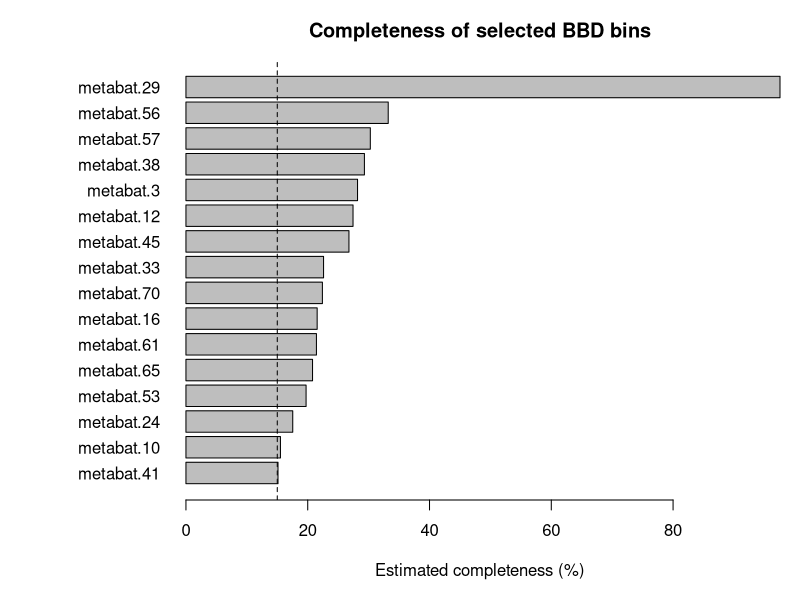
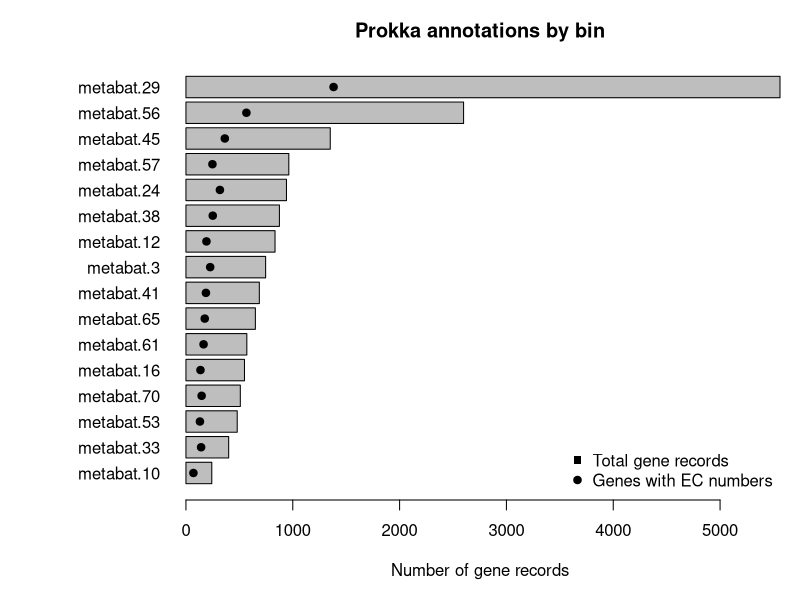

Source code (R) for these figures, in order:
## ---- chunk 1
knitr::opts_chunk$set(
  echo = TRUE,
  message = FALSE,
  warning = FALSE,
  fig.width = 8,
  fig.height = 5,
  out.width = "100%"
)

options(knitr.kable.NA = "")
## ---- chunk 2
assembly_summary <- data.frame(
  Metric = c(
    "Total assembly length",
    "Number of contigs",
    "Average contig length",
    "Largest contig",
    "N50",
    "MetaBAT bins",
    "Bins selected for annotation"
  ),
  Result = c(
    "66,580,369 bp",
    "7,972",
    "8,351.78 bp",
    "4,706,700 bp",
    "13,029 bp",
    "70",
    "16"
  )
)

knitr::kable(
  assembly_summary,
  caption = "Table 1. Summary of the BBD metagenome assembly and binning results."
)
## ---- chunk 3
checkm <- data.frame(
  Bin = c(
    "metabat.29", "metabat.56", "metabat.57", "metabat.38",
    "metabat.3", "metabat.12", "metabat.45", "metabat.33",
    "metabat.70", "metabat.16", "metabat.61", "metabat.65",
    "metabat.53", "metabat.24", "metabat.10", "metabat.41"
  ),
  Marker_lineage = c(
    "Cyanobacteria", "Clostridiales", "Bacteria", "Bacteria",
    "Deltaproteobacteria", "algicola", "Proteobacteria", "Clostridiales",
    "Bacteria", "Bacteria", "Bacteria", "Deltaproteobacteria",
    "Bacteria", "Bacteria", "Bacteria", "Deltaproteobacteria"
  ),
  Completeness = c(
    97.56, 33.22, 30.28, 29.31,
    28.18, 27.44, 26.77, 22.60,
    22.41, 21.55, 21.43, 20.79,
    19.73, 17.54, 15.52, 15.12
  ),
  Contamination = c(
    0.67, 1.77, 0.00, 0.00,
    0.13, 0.00, 0.00, 0.00,
    0.00, 0.00, 0.00, 0.00,
    0.00, 0.00, 0.00, 0.00
  )
)

knitr::kable(
  checkm,
  digits = 2,
  caption = "Table 2. CheckM results for the 16 bins with more than 15% estimated completeness."
)
## ---- chunk 4
plot_order <- order(checkm$Completeness)

par(mar = c(5, 9, 3, 1))

barplot(
  checkm$Completeness[plot_order],
  names.arg = checkm$Bin[plot_order],
  horiz = TRUE,
  las = 1,
  xlab = "Estimated completeness (%)",
  main = "Completeness of selected BBD bins"
)

abline(v = 15, lty = 2)
## ---- chunk 5
taxonomy <- data.frame(
  Bin = c(
    "metabat.29",
    "metabat.12",
    "metabat.16",
    "metabat.38",
    "metabat.57",
    "metabat.3",
    "metabat.41"
  ),
  Phylum = c(
    "Cyanobacteria",
    "Bacteroidota",
    "Campylobacterota",
    "Campylobacterota",
    "Campylobacterota",
    "Desulfobacterota",
    "Desulfobacterota_I"
  ),
  Family = c(
    "Desertifilaceae",
    "Flavobacteriaceae",
    "Arcobacteraceae",
    "Arcobacteraceae",
    "Arcobacteraceae",
    "Desulforegulaceae",
    "Desulfovibrionaceae"
  ),
  Genus_or_species = c(
    "Roseofilum reptotaenium_A",
    "DT-34",
    "Poseidonibacter",
    "Halarcobacter",
    "Halarcobacter",
    "Unclassified genus",
    "Maridesulfovibrio"
  ),
  Completeness = c(
    97.56, 27.44, 21.55, 29.31, 30.28, 28.18, 15.12
  ),
  Contamination = c(
    0.67, 0.00, 0.00, 0.00, 0.00, 0.13, 0.00
  )
)

knitr::kable(
  taxonomy,
  digits = 2,
  caption = "Table 3. Curated GTDB-Tk classifications for bins most relevant to the BBD community and pathway interpretation."
)
## ---- chunk 6
prokka_summary <- read.delim(
  "prokka_gene_summary.tsv",
  header = TRUE,
  stringsAsFactors = FALSE
)

total_genes <- sum(prokka_summary$Genes)
genes_with_ec <- sum(prokka_summary$Genes_with_EC)
ec_percentage <- 100 * genes_with_ec / total_genes

knitr::kable(
  prokka_summary,
  caption = "Table 4. Number of Prokka gene records and EC-number annotations in each selected bin."
)
## ---- chunk 7
gene_order <- order(prokka_summary$Genes)

par(mar = c(5, 9, 3, 1))

bar_positions <- barplot(
  prokka_summary$Genes[gene_order],
  names.arg = prokka_summary$Bin[gene_order],
  horiz = TRUE,
  las = 1,
  xlab = "Number of gene records",
  main = "Prokka annotations by bin"
)

points(
  prokka_summary$Genes_with_EC[gene_order],
  bar_positions,
  pch = 19
)

legend(
  "bottomright",
  legend = c("Total gene records", "Genes with EC numbers"),
  pch = c(15, 19),
  bty = "n"
)
## ---- chunk 8
minpath_results <- data.frame(
  Pathway = c(
    "PWY-101: photosynthesis light reactions",
    "PWY-101: photosynthesis light reactions",
    "PWY-101: photosynthesis light reactions",
    "PWY-101: photosynthesis light reactions",
    "PWY-5360: tetrathionate reduction"
  ),
  Bin = c(
    "metabat.12",
    "metabat.29",
    "metabat.33",
    "metabat.61",
    "metabat.57"
  ),
  Families_found = c(
    "1 of 4",
    "4 of 4",
    "1 of 4",
    "1 of 4",
    "1 of 3"
  ),
  Retained_by_MinPath = c(
    "No",
    "Yes",
    "Yes",
    "No",
    "No"
  ),
  Interpretation = c(
    "Partial signal only",
    "Strongest evidence; complete family set",
    "Retained, but only one family detected",
    "Partial signal only",
    "Weak and incomplete signal"
  )
)

knitr::kable(
  minpath_results,
  caption = "Table 5. MinPath results for the two pathways targeted in the workshop."
)
## ---- chunk 9
sato_comparison <- data.frame(
  Broad_group = c(
    "BBD cyanobacterium",
    "Arcobacteraceae / Campylobacterales",
    "Flavobacteriaceae"
  ),
  This_analysis = c(
    "metabat.29: Roseofilum reptotaenium_A",
    "metabat.57: Halarcobacter",
    "metabat.12: DT-34"
  ),
  This_completeness = c(97.56, 30.28, 27.44),
  This_contamination = c(0.67, 0.00, 0.00),
  This_genes = c(5561, 963, 834),
  Sato_bin = c(
    "Cya2: BBD cyanobacterium",
    "Cam: Arcobacter",
    "Fla2: Flavobacteriaceae"
  ),
  Sato_completeness = c(99.33, 27.33, 35.20),
  Sato_contamination = c(0.20, 0.40, 0.90),
  Sato_genes = c(5452, 659, 1112)
)

knitr::kable(
  sato_comparison,
  digits = 2,
  caption = "Table 6. Broad comparison with selected genomic bins reported by Sato et al. (2017). The non-cyanobacterial comparisons are at broad taxonomic level and should not be treated as the same genomes."
)
